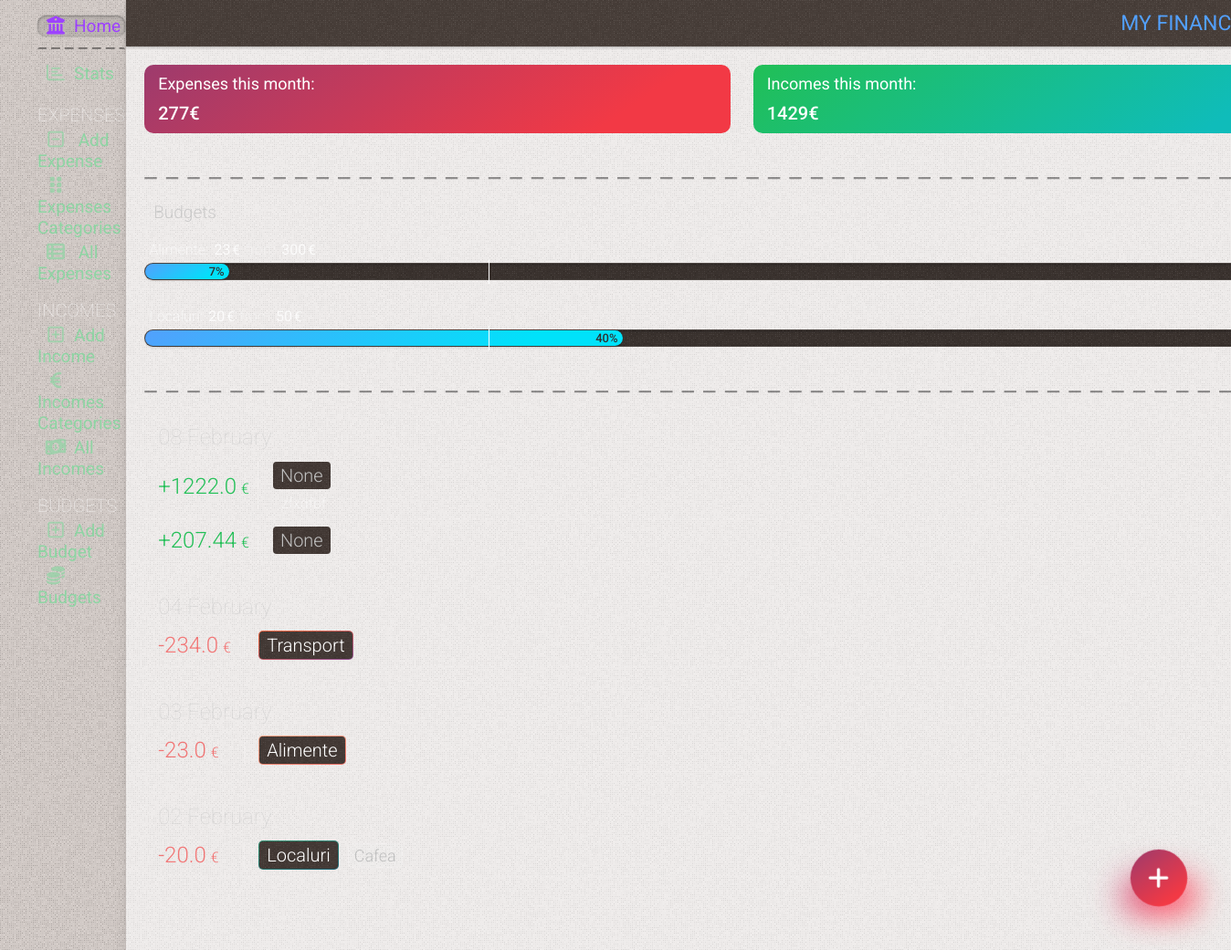
The page / on the database its author committed.
### tables this page shows
CREATE TABLE expenses
(
    id          INTEGER PRIMARY KEY AUTOINCREMENT,
    date        TIMESTAMP NOT NULL DEFAULT CURRENT_TIMESTAMP,
    sum         REAL      NOT NULL,
    category    INTEGER   NOT NULL,
    subcategory INTEGER   NOT NULL,
    comment     TEXT

);

CREATE TABLE budget
(
    id       INTEGER PRIMARY KEY AUTOINCREMENT,
    amount   REAL    NOT NULL,
    category INTEGER NOT NULL

);

CREATE TABLE categories
(
    id    INTEGER PRIMARY KEY AUTOINCREMENT,
    name  TEXT NOT NULL,
    color TEXT,
    state TEXT DEFAULT false
);

CREATE TABLE subcategories
(
    id          INTEGER PRIMARY KEY AUTOINCREMENT,
    name        TEXT    NOT NULL,
    category_id INTEGER NOT NULL,
    state       TEXT DEFAULT false

);

### app.py (the view)
@app.route('/')
def index():
    conn = get_db_connection()
    this_month_transactions = conn.execute(
        "SELECT expenses.id, "
        "strftime('%Y', date) as year, "
        "strftime('%m', date) as month, "
        "strftime('%d', date) as day, "
        "categories.name as category, "
        "categories.color as color, "
        "subcategories.name as subcategory, "
        "sum, "
        "comment "
        "FROM expenses "
        "LEFT JOIN categories on categories.id = expenses.category "
        "LEFT JOIN subcategories on subcategories.id = expenses.subcategory "
        "WHERE strftime('%Y', date) = strftime('%Y', date('now')) AND strftime('%m', date) = strftime('%m', date('now')) "

        "UNION ALL "
        "SELECT incomes.id, "
        "strftime('%Y', date) as year, "
        "strftime('%m', date) as month, "
        "strftime('%d', date) as day, "
        "categories_income.name as category, "
        "NULL as color, "
        "NULL as subcategory, "
        "amount, "
        "comment "
        "FROM incomes "
        "LEFT JOIN categories_income on categories_income.id = incomes.category "
        # "LEFT JOIN subcategories on subcategories.id = incomes.subcategory "
        "WHERE strftime('%Y', date) = strftime('%Y', date('now')) AND strftime('%m', date) = strftime('%m', date('now')) "
        "ORDER BY day DESC "
    ).fetchall()
    sum_month = conn.execute(
        "SELECT "
        "SUM(sum) as sum, id "
        "FROM expenses "
        "WHERE strftime('%Y', date) = strftime('%Y', date('now')) AND strftime('%m', date) = strftime('%m', date('now')) "
    ).fetchall()
    sum_month_income = conn.execute(
        "SELECT "
        "SUM(amount) as amount, id "
        "FROM incomes "
        "WHERE strftime('%Y', date) = strftime('%Y', date('now')) AND strftime('%m', date) = strftime('%m', date('now')) "
    ).fetchall()
    budgets = conn.execute(
        "SELECT SUM(sum) as su, "
        "categories.name as categor, "
        "budget.amount as amount "
        "FROM  expenses "
        "LEFT JOIN categories on categories.id = expenses.category "
        "LEFT JOIN budget on categories.id = budget.category "
        "WHERE strftime('%m.%Y', date) = strftime('%m.%Y','now') "
        "GROUP BY expenses.category "
        "LIMIT 5"
    ).fetchall()
    this_year = datetime.now().year
    this_month = datetime.now().month
    category_sum_total = conn.execute(
        "SELECT  sum, categories.name as category, strftime('%m', date) as month, strftime('%Y', date) as year "
        "FROM expenses  "
        "LEFT JOIN categories on categories.id = expenses.category "
    ).fetchall()
    budgets2 = conn.execute(
        "SELECT SUM(sum) as su, "
        "budget.id as bid, "
        "categories.name as categor, "
        "categories.color as color, "
        "budget.amount as amount "
        "FROM  expenses "
        "LEFT JOIN categories on categories.id = expenses.category "
        "LEFT JOIN budget on categories.id = budget.category "
        "WHERE strftime('%m.%Y', date) = strftime('%m.%Y','now') and amount != '' "
        "GROUP BY bid "
        "LIMIT 3"
    ).fetchall()
    conn.close()
    now = datetime.now()
    days_in_month = calendar.monthrange(now.year, now.month)[1]
    current_day = datetime.now().day
    return render_template('index.html', title='My Finance Tracker', gradient='text-gradient-blue',
                           this_month_transactions=this_month_transactions, sum_month=sum_month,
                           sum_month_income=sum_month_income, category_sum_total=category_sum_total,
                           this_year=this_year, this_month=this_month, budgets2=budgets2, days_in_month=days_in_month,
                           current_day=current_day)

### app.py (called while the page is built)
def get_db_connection():
    conn = sqlite3.connect('static/database.db')
    conn.row_factory = sqlite3.Row
    return conn

@app.template_filter('month_name')
def month_name(month_number):
    return calendar.month_name[month_number]

### templates/index.html (shortened to what this page needs)
{% extends 'base.html' %} {% block content %}
	<div class="page_title {{ gradient }}" >
		<span >{% block title %} {{ title }} {% endblock %}</span >
	</div >
	<div class="content w-full" >
		<div class="this-month-stats" >
			<div class="this-month-stat expenses" >
				<div class="this-month-stats-title" >Expenses this month:</div >
				<span >{% for sum, id in sum_month %}{{ sum|int }}&euro;{% endfor %}</span >
			</div >
			<div class=" this-month-stat incomes" >
				<div class="this-month-stats-title" >Incomes this month:</div >
				<span >{% for amount, id in sum_month_income %}{{ amount|int }}&euro;{% endfor %}</span >
			</div >
		</div >
		<div class="divider" ></div >
		<div class="flex flex-col w-full" >
			<div class="subtitle3" >Budgets</div >
			<div class="budgets budgets-home flex flex-col gap-30 mt-10" >
				{% for su, bid, categor, color, amount in budgets2 %}
					<div class="flex" >
						<div class="budget-wrap  {{ color }}" >
							<div class="budget-wrap-span" >
								{% set per = su * 100 / amount %}
								{% set today = current_day * 100 / days_in_month %}
								<div class="budget-header subtitle2 flex-1" >
									<div class="budget-title" >{{ categor }}:</div >
									<div class="budget-su {% if per > 100 %} over{% endif %}
									{% if 75 < per < 100 %} startover{% endif %}" >{{ su|int }} <span >&euro;</span ></div >
									<div class="budget-from" >from</div >
									<div class="budget-amount" >{{ amount|int }}<span >&euro;</span ></div >
										{% set remained = amount - su %}
								</div >
								<div class="budget-progress" >
									<div class="progress
									" style="width:{{ per|int }}%" >{{ per|int }}%
									</div >
									<div class="budget-progress-hide" >
									</div >
								</div >
							</div >
						</div >
					</div >
				{% endfor %}
			</div >
			<div class="divider" ></div >
			<div class="cards relative mt-10" >
				{% for key, list in this_month_transactions|groupby('day')|sort(attribute='0', reverse=True) %}
					<div class="cards-day" >{{ key }} {{ this_month|int|month_name }}</div >
					{% for id, year, month, day,  category, color, subcategory, su, comment in list %}
						<div
								class="card flex items-center relative overflow-hidden flex-wrap {% if not color %} card-income {% endif %}" >
							<div class="flex items-center w-full" >
								<div class="card-info flex flex-1" >
									<div class="flex flex-1" >
										<span class="card-amount flex items-center" >  {{ su }} <span >&euro;</span > </span >
										<div class="flex flex-col justify-center ml-15" >
											<div class="flex flex-wrap items-center" >
												<span class="{{ color }} card-category" ><span >{{ category }}</span >    </span >
												{% if (subcategory != '') and (subcategory !=None) %}
													<span class="card-subcategory ml-10" >  {{ subcategory }}  </span >
												{% endif %}
											</div >
											{% if (comment != '') and (comment !=None) %}
												<span class="block mt-5 card-comment ml-10" >  {{ comment }} </span >
											{% endif %}
										</div >
									</div >
								</div >
							</div >
						</div >
					{% endfor %}
				{% endfor %}
			</div >
		</div >
	</div >
{% endblock %}

### templates/base.html (shortened to what this page needs)
<!DOCTYPE html>
<html lang="en" class="dark-theme" >
<head >
	<link rel="stylesheet" href="{{ url_for('static', filename= 'css/splide.min.css') }}" />
	<link rel="stylesheet" href="https://cdnjs.cloudflare.com/ajax/libs/font-awesome/6.0.0-beta3/css/all.min.css" />
	<link rel="stylesheet" href="{{ url_for('static', filename= 'css/mmenu.css') }}" />
	<link rel="stylesheet" href="{{ url_for('static', filename= 'css/styles.css') }}" />
</head >
<body class="w-full flex flex-col" >
<div class="flex container w-full h-full flex-1" >
	<nav id="menu" >
		<ul class="list-menu" >
			<li {% if request.path == '/' %} class="active" {% endif %}>
				<a href="{{ url_for('index') }}" class="home-link" ><i class="fa-solid fa-bank" ></i >Home</a >
			</li >
			<li class="home-link-divider" ></li >
			<li class="list-stats {% if request.path == '/stats' %} active {% endif %}" ><a href="{{ url_for('stats') }}" ><i
					class="fa-regular fa-chart-bar" ></i >Stats</a >
			</li >
			<li class="list-title mt-20" ><span >Expenses</span >
			<li class="list-expense {% if request.path == '/add' %} active {% endif %}" ><a href="{{ url_for('add') }}" >
				<i class="fa fa-regular fa-square-minus" ></i >
				Add Expense</a >
			</li >
			<li class="list-expense {% if request.path == '/categories' or title == 'Edit Category' or title == 'Edit Subcategory' %} active {% endif %}" >
				<a href="{{ url_for('categories') }}" >
					<i class="fa fa-grip-vertical" ></i >
					Expenses Categories</a >
			</li >
			<li class="list-expense {% if request.path == '/all-expenses' or title == 'Edit Expense' %} active {% endif %}" >
				<a href="{{ url_for('all_expenses') }}" >
					<i class="fa fa-solid fa-table-list" ></i >
					All Expenses</a >
			</li >
			<li class="list-title" ><span >Incomes</span >
			<li class="list-income {% if request.path == '/add_income' %} active {% endif %}" ><a
					href="{{ url_for('add_income') }}" ><i class="fa fa-regular fa-square-plus" ></i >Add
																																														Income</a >
			</li >
			<li class="list-income {% if request.path == '/categories_income' or title == 'Edit Category Income' %} active {% endif %}" >
				<a href="{{ url_for('categories_income') }}" ><i class="fa fa-solid fa-euro-sign" ></i >Incomes
																																																Categories</a >
			</li >
			<li class="list-income {% if request.path == '/incomes' or title == 'Edit Income' %} active {% endif %}" ><a
					href="{{ url_for('incomes') }}" ><i class="fa fa-solid fa-money-bill-1-wave" ></i >All
																																														 Incomes</a >
			</li >
			<li class="list-title" ><span >Budgets</span >
			<li class="list-budget {% if request.path == '/add_budget' %} active {% endif %}" ><a
					href="{{ url_for('add_budget') }}" ><i class="fa fa-regular fa-square-plus" ></i >Add
																																														Budget</a >
			</li >
			<li class="list-budget {% if request.path == '/budgets' or title == 'Edit Budget' %} active {% endif %}" ><a
					href="{{ url_for('budgets') }}" ><i class="fa-solid fa-coins" ></i >Budgets</a ></li >
		</ul >
	</nav >
	<div class="right-container overflow--hidden flex-1 " >
		{% block content %} {% endblock %}
	</div >
</div >
{% if request.path == '/' or request.path == '/all-expenses' %}
	<a href="/add" class="fancy-button  bg-gradient-red add" ><span ><i class="fa-solid fa-plus" ></i ></span ></a >
{% elif request.path == '/incomes' %}
	<a href="/add_income" class="fancy-button  bg-gradient-green add" ><span ><i
			class="fa-solid fa-plus" ></i ></span ></a >
{% endif %}
<link rel="stylesheet" href="https://cdn.jsdelivr.net/npm/flatpickr/dist/flatpickr.min.css" >
</body >
</html >

### static/css/mmenu.css (style rules this page uses)
:root { --mm-line-height: 20px; --mm-listitem-size: 38px; --mm-navbar-size: 44px; --mm-offset-top: 0; --mm-offset-right: 0; --mm-offset-bottom: 0; --mm-offset-left: 0; --mm-color-border: rgba(0, 0, 0, 0.1); --mm-color-button: rgba(0, 0, 0, 0.3); --mm-color-text: rgba(0, 0, 0, 0.75); --mm-color-text-dimmed: rgba(0, 0, 0, 0.3); --mm-color-background: #f3f3f3; --mm-color-background-highlight: rgba(0, 0, 0, 0.05); --mm-color-background-emphasis: rgba(255, 255, 255, 0.4); --mm-shadow: 0 0 10px rgba(0, 0, 0, 0.3) }
:root { --mm-iconbar-size: 50px }
:root { --mm-iconpanel-size: 50px }
:root { --mm-sidebar-collapsed-size: 50px; --mm-sidebar-expanded-size: 440px }

### rows shown on the page
expenses: sum "277", sum "20.0", name "Localuri", name "Cafea"
budget: categor "Alimente", su "23", amount "300", per "7"
budget: categor "Localuri", su "20", amount "50", per "40"
expenses: sum "234.0", name "Transport"
expenses: sum "23.0", name "Alimente"

### other values the page prints
{{ title }} "MY…"
{{ amount|int }} "1429"
{{ key }} "08" "04" "03"
{{ su }} "1222.0" "207.44"
{{ category }} "None" "None"
